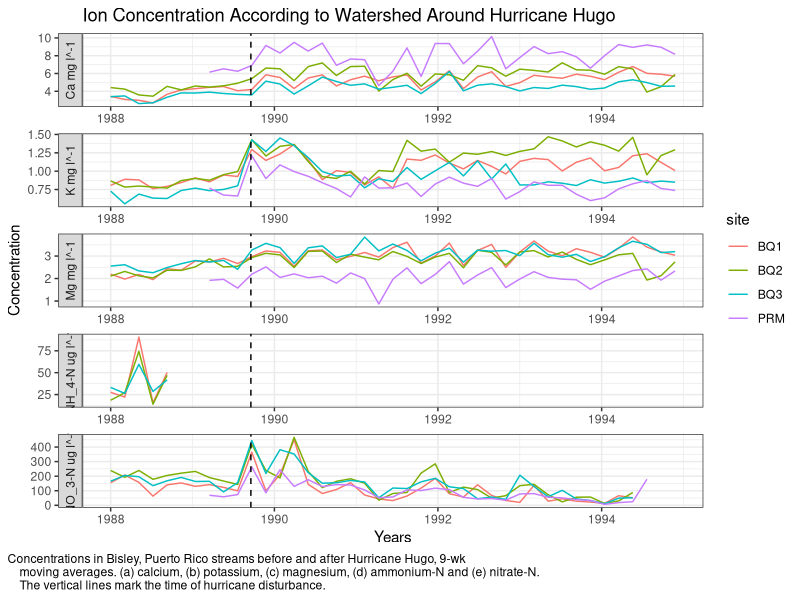

This figure's R source:
## ---- chunk 1
library(tidyverse)
bisley_data <- read_csv("../output/cleaned_data.csv")
## ---- chunk 2
ggplot(
  data = bisley_data,
  mapping = aes(
    x = window_start,
    y = Concentration,
    color = site
  )
) +
  geom_line() +
  theme_bw() +
  labs(
    title = "Ion Concentration According to Watershed Around Hurricane Hugo",
    x = "Years",
    y = "Concentration",
    caption = "Concentrations in Bisley, Puerto Rico streams before and after Hurricane Hugo, 9-wk 
    moving averages. (a) calcium, (b) potassium, (c) magnesium, (d) ammonium-N and (e) nitrate-N. 
    The vertical lines mark the time of hurricane disturbance."
  ) +
  facet_wrap(
    ~Ions,
    scales = "free",
    ncol = 1,
    strip.position = "left",
    labeller = as_labeller(c(
      ca_mgl = "Ca mg l^-1",
      k_mgl = "K mg l^-1",
      mg_mgl = "Mg mg l^-1",
      nh4n_mgl = "NH_4-N ug l^-1",
      no3n_mgl = "NO_3-N ug l^-1"
    ))
  ) +
  geom_vline(xintercept = ymd("1989-09-18"), linetype = "dashed") +
  theme(
    plot.caption = element_text(hjust = 0),
    plot.caption.position = "plot"
  )
